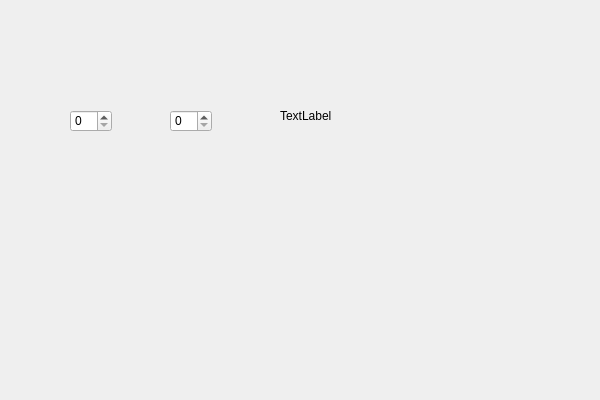
<?xml version="1.0" encoding="UTF-8"?>
<ui version="4.0">
 <class>barchartClass</class>
 <widget class="QWidget" name="barchartClass">
  <property name="geometry">
   <rect>
    <x>0</x>
    <y>0</y>
    <width>600</width>
    <height>400</height>
   </rect>
  </property>
  <property name="windowTitle">
   <string>barchart</string>
  </property>
  <widget class="QSpinBox" name="inputspinBox">
   <property name="geometry">
    <rect>
     <x>70</x>
     <y>110</y>
     <width>42</width>
     <height>22</height>
    </rect>
   </property>
  </widget>
  <widget class="QSpinBox" name="inputspinBox2">
   <property name="geometry">
    <rect>
     <x>170</x>
     <y>110</y>
     <width>42</width>
     <height>22</height>
    </rect>
   </property>
  </widget>
  <widget class="QLabel" name="outputWidget">
   <property name="geometry">
    <rect>
     <x>280</x>
     <y>110</y>
     <width>54</width>
     <height>12</height>
    </rect>
   </property>
   <property name="text">
    <string>TextLabel</string>
   </property>
  </widget>
 </widget>
 <layoutdefault spacing="6" margin="11"/>
 <resources>
  <include location="barchart.qrc"/>
 </resources>
 <connections/>
</ui>
